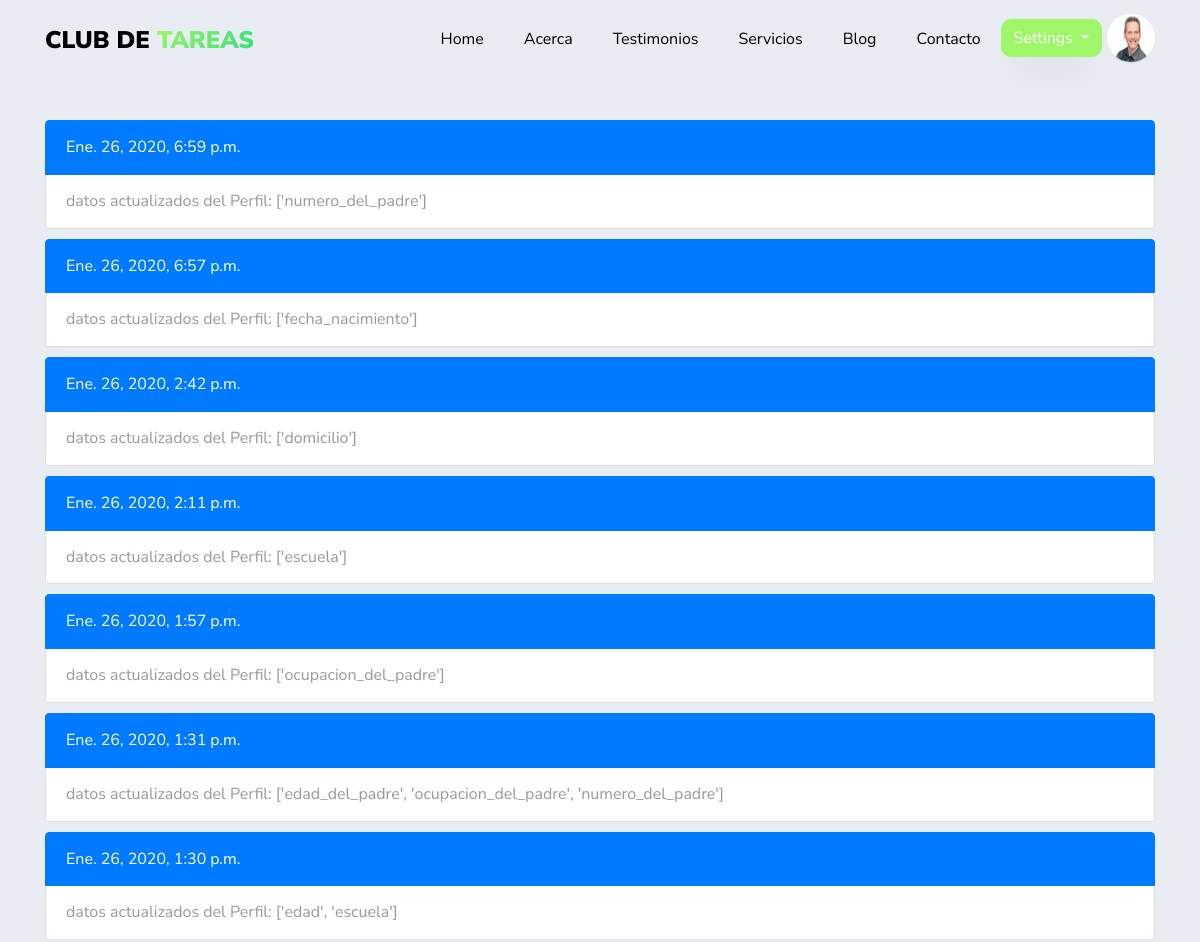
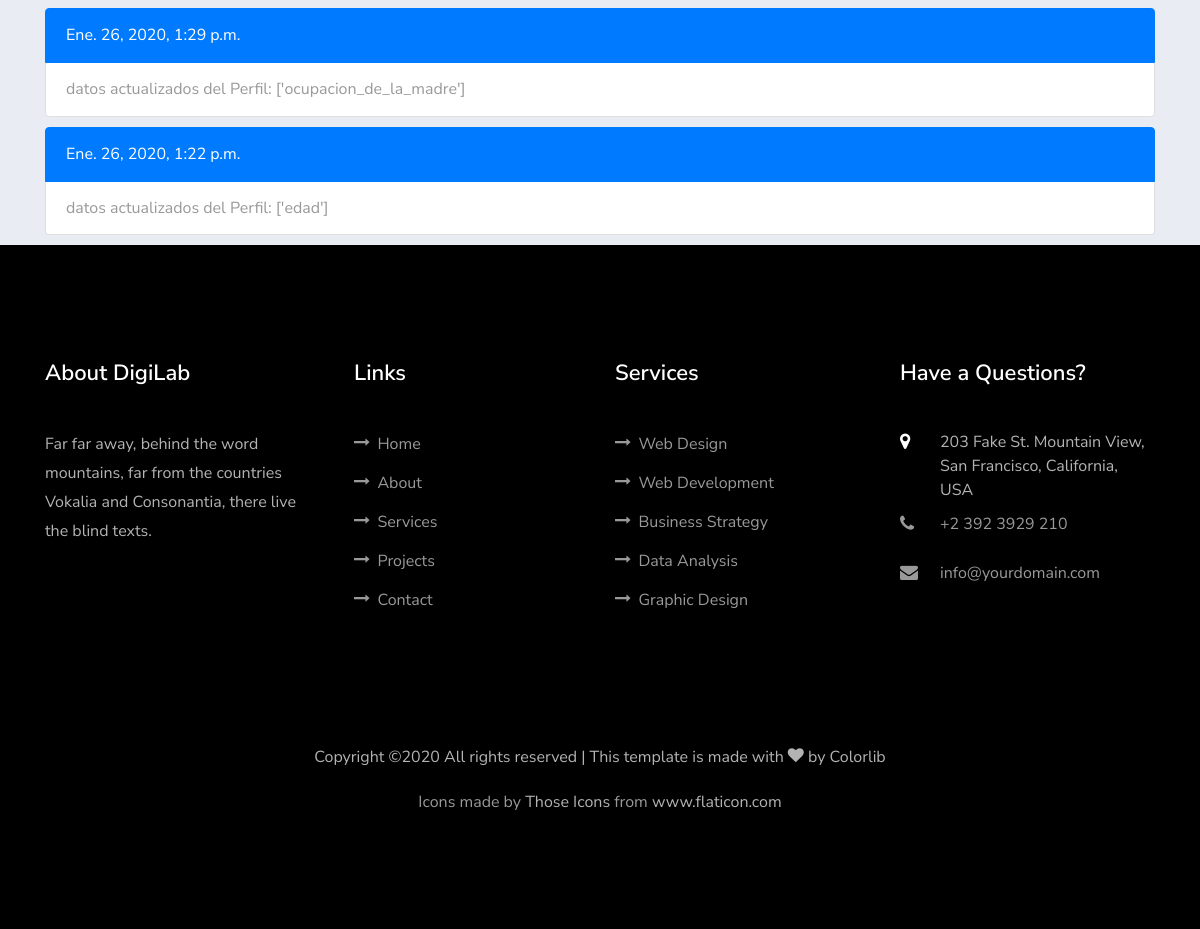
Screenshot of /historial/ (signed in) with the database file from the repository (2 pictures, top to bottom).
### usuario/models.py (models this page shows, shortened)
class Usuario(AbstractBaseUser):
    imagen       =  models.ImageField(default='default.jpg',upload_to='profile_pics')
    email        =  models.EmailField(max_length=60,unique=True)
    username     =  models.CharField(max_length=30,unique=True)
    nombre       =  models.CharField(max_length=100)
    apellido     =  models.CharField(max_length=100)
    edad         =  models.IntegerField(blank=True, null=True)
    padecimientos = models.TextField(verbose_name="Alergias o padecimientos",blank=True,null=True)
    asistencia = models.CharField(verbose_name="Días de asistencia",max_length=100,blank=True,null=True)
    enfoque = models.CharField(verbose_name="Area en la que guste que se enfocará la atención",max_length=100,blank=True, null=True)
    nombre_de_la_madre =  models.CharField(verbose_name="Nombre de la Madre",max_length=100,blank=True, null=True)
    edad_de_la_madre =  models.IntegerField(verbose_name="Edad",blank=True, null=True)
    ocupacion_de_la_madre = models.CharField(verbose_name="Ocupación",max_length=100,blank=True,null=True)
    numero_de_la_madre   =  models.IntegerField(verbose_name="Número de contacto",blank=True,null=True)
    nombre_del_padre =  models.CharField(verbose_name="Nombre del Padre",max_length=100,blank=True, null=True)
    edad_del_padre =  models.IntegerField(verbose_name="Edad",blank=True, null=True)
    ocupacion_del_padre = models.CharField(verbose_name="Ocupación",max_length=100,blank=True, null=True)
    numero_del_padre    =  models.IntegerField(verbose_name="Número de contacto",blank=True,null=True)
    fecha_nacimiento = models.DateField(verbose_name="Fecha de nacimiento",blank=True, null=True)
    escuela      =  models.CharField(verbose_name="Nombre de la escuela",max_length=60,blank=True, null=True)
    domicilio    =  models.CharField(verbose_name="Domicilio",max_length=150,blank=True, null=True)
    NIVEL_STATUS = (
         ('k','Kinder'),
         ('p','Primaria'),
         ('s','Secundaria'),
         ('b','bachillerato'),
         ('u','universidad'))
    nivel_academico = models.CharField(max_length=1,choices=NIVEL_STATUS,blank=True,verbose_name='Nivel académico del alumno')
    date_joined  =  models.DateTimeField(verbose_name="Fecha de ingreso",auto_now_add=True)
    last_login   =  models.DateTimeField(verbose_name="Ultima fecha de Sesión",auto_now=True)
    is_admin     =  models.BooleanField(verbose_name="¿Es Administrador?",default=False)
    is_active    =  models.BooleanField(verbose_name="¿Esta Acivo?",default=True)
    is_staff     =  models.BooleanField(verbose_name="¿Es parte del Staff?",default=False)
    is_superuser =  models.BooleanField(verbose_name="¿Es Super Usuario?",default=False)
    USERNAME_FIELD  = "username"
    REQUIRED_FIELDS = ["nombre","apellido"]
    objects = MyUsuarioManager()

### app/models.py (models this page shows)
class EventUser(models.Model):
      mensaje = models.CharField(max_length=200)
      usuario = models.ForeignKey(settings.AUTH_USER_MODEL,related_name="historial",on_delete=models.CASCADE,null=True)
      fecha = models.DateTimeField(auto_now_add=True,null=True)
      class Meta:
          verbose_name_plural= "Actividad de los Usuarios"

### app/views.py (the view)
# urls.py: path('historial/',views.historial,name='historial'),
@login_required
def historial(request):
    notificaciones = request.user.historial.all().order_by('-fecha')
    context = {
    'notificaciones': notificaciones
    }
    return render(request,'app/historial.html',context)

### app/templates/app/historial.html (shortened to what this page needs)
{% extends 'app/base.html' %}
{% load static %}
{% block content %}
<section>
  <div class="container">
    <div class="row"  style="margin-top:120px">
        <div class="col-md-12 ftco-animate">
          {% if notificaciones %}
              {% for notifiacion in notificaciones %}
              <ul class="list-group" style="padding-bottom: 10px">
                    <li class="list-group-item active">{{notifiacion.fecha }}</li>
                    <li class="list-group-item">{{ notifiacion.mensaje}}</li>
              </ul>
              {% endfor %}
          {% else %}
          <ul class="list-group" style="padding-bottom: 50px">
                <li class="list-group-item active">Los campos de Perfil no han sido actualizados</li>
          </ul>
          {% endif%}
        </div>
        </div>
    </div>
</section>
{% endblock content%}

### app/templates/app/base.html (shortened to what this page needs)
{% load static %}
<!DOCTYPE html>
<html lang="en">
  <head>
    <link rel="stylesheet" href="https://stackpath.bootstrapcdn.com/font-awesome/4.7.0/css/font-awesome.min.css">
    <link rel="stylesheet" href="{% static 'app/css/open-iconic-bootstrap.min.css'%}">
    <link rel="stylesheet" href="{% static 'app/css/animate.css'%}">
    <link rel="stylesheet" href="{% static 'app/css/search.css'%}">
    <link rel="stylesheet" href="{% static 'app/css/owl.carousel.min.css'%}">
    <link rel="stylesheet" href="{% static 'app/css/owl.theme.default.min.css'%}">
    <link rel="stylesheet" href="{% static 'app/css/magnific-popup.css'%}">
    <link rel="stylesheet" href="{% static 'app/css/aos.css'%}">
    <link rel="stylesheet" href="{% static 'app/css/ionicons.min.css'%}">
    <link rel="stylesheet" href="{% static 'app/css/flaticon.css' %}">
    <link rel="stylesheet" href="{% static 'app/css/icomoon.css' %}">
    <link rel="stylesheet" href="{% static 'app/css/style.css' %}">
    <link rel="stylesheet" href="{% static 'app/css/fix.css' %}">
  </head>
  <body  data-target=".site-navbar-target" data-offset="300">
  <nav class="navbar navbar-expand-lg navbar-dark ftco_navbar bg-dark ftco-navbar-light site-navbar-target" id="ftco-navbar">
	    <div class="container">
	      <a class="navbar-brand" href="index.html">Club de <span>Tareas</span></a>
	      <div class="collapse navbar-collapse" id="ftco-nav">
	        <ul class="navbar-nav nav ml-auto">
	          <li class="nav-item"><a href="{% url 'blog:home' %}" class="nav-link"><span>Home</span></a></li>
	          <li class="nav-item"><a href="{% url 'blog:about' %}"  class="nav-link"><span>Acerca</span></a></li>
	          <li class="nav-item"><a href="{% url 'blog:testimony' %}"  class="nav-link"><span>Testimonios</span></a></li>
	          <li class="nav-item"><a href="{% url 'app:services' %}" class="nav-link"><span>Servicios</span></a></li>
            <li class="nav-item"><a href="{% url 'blog:blog' %}" class="nav-link"><span>Blog</span></a></li>
          </ul>
          <ul class="nav navbar-nav navbar-right">
            <li class="nav-item"><a href="{% url 'blog:contact' %}" class="nav-link"><span>Contacto</span></a></li>
            {% if request.user.is_authenticated %}
            <div class="dropdown" style="padding-top:5px;padding-right:5px">
                    <a style="border-radius: 10px 10px 10px 10px !important;
                             -moz-border-radius: 10px 10px 10px 10px;
                             -webkit-border-radius: 10px 10px 10px 10px;"
                      class="btn btn-secondary dropdown-toggle" href="#" role="button" id="dropdownMenuLink" data-toggle="dropdown" aria-haspopup="true" aria-expanded="false">
                      Settings
                    </a>
              </div>
              <li>
                <div class="inset">
                  <img src="{{ request.user.imagen.url }}">
                </div>
              </li>
            {% else %}
              <li class="nav-item"><a href="{% url 'app:login' %}"  class="nav-link"><span>Login</span></a></li>
            </ul>
          {% endif %}
	      </div>
	    </div>
	  </nav>
    {% block content %}{% endblock %}
    <footer class="ftco-footer ftco-section">
      <div class="container">
        <div class="row mb-5">
          <div class="col-md">
            <div class="ftco-footer-widget mb-4">
              <h2 class="ftco-heading-2">About DigiLab</h2>
              <p>Far far away, behind the word mountains, far from the countries Vokalia and Consonantia, there live the blind texts.</p>
              <ul class="ftco-footer-social list-unstyled float-md-left float-lft mt-5">
              </ul>
            </div>
          </div>
          <div class="col-md">
            <div class="ftco-footer-widget mb-4 ml-md-4">
              <h2 class="ftco-heading-2">Links</h2>
              <ul class="list-unstyled">
                <li><a href="#"><span class="icon-long-arrow-right mr-2"></span>Home</a></li>
                <li><a href="#"><span class="icon-long-arrow-right mr-2"></span>About</a></li>
                <li><a href="#"><span class="icon-long-arrow-right mr-2"></span>Services</a></li>
                <li><a href="#"><span class="icon-long-arrow-right mr-2"></span>Projects</a></li>
                <li><a href="#"><span class="icon-long-arrow-right mr-2"></span>Contact</a></li>
              </ul>
            </div>
          </div>
          <div class="col-md">
             <div class="ftco-footer-widget mb-4">
              <h2 class="ftco-heading-2">Services</h2>
              <ul class="list-unstyled">
                <li><a href="#"><span class="icon-long-arrow-right mr-2"></span>Web Design</a></li>
                <li><a href="#"><span class="icon-long-arrow-right mr-2"></span>Web Development</a></li>
                <li><a href="#"><span class="icon-long-arrow-right mr-2"></span>Business Strategy</a></li>
                <li><a href="#"><span class="icon-long-arrow-right mr-2"></span>Data Analysis</a></li>
                <li><a href="#"><span class="icon-long-arrow-right mr-2"></span>Graphic Design</a></li>
              </ul>
            </div>
          </div>
          <div class="col-md">
            <div class="ftco-footer-widget mb-4">
            	<h2 class="ftco-heading-2">Have a Questions?</h2>
            	<div class="block-23 mb-3">
	              <ul>
	                <li><span class="icon icon-map-marker"></span><span class="text">203 Fake St. Mountain View, San Francisco, California, USA</span></li>
	                <li><a href="#"><span class="icon icon-phone"></span><span class="text">+2 392 3929 210</span></a></li>
	                <li><a href="#"><span class="icon icon-envelope"></span><span class="text">info@yourdomain.com</span></a></li>
	              </ul>
	            </div>
            </div>
          </div>
        </div>
        <div class="row">
          <div class="col-md-12 text-center">
            <p>
  Copyright &copy;<script>document.write(new Date().getFullYear());</script> All rights reserved | This template is made with <i class="icon-heart color-danger" aria-hidden="true"></i> by <a href="https://colorlib.com" target="_blank">Colorlib</a>
  </p>
        Icons made by <a href="https://www.flaticon.com/authors/those-icons" title="Those Icons">Those Icons</a> from <a href="https://www.flaticon.com/" title="Flaticon"> www.flaticon.com</a>
          </div>
        </div>
      </div>
    </footer>
  </body>
</html>

### app/static/app/css/icomoon.css (style rules this page uses)
[class^="icon-"], [class*=" icon-"] { font-family: 'icomoon' !important; speak: none; font-style: normal; font-weight: normal; font-variant: normal; text-transform: none; line-height: 1; -webkit-font-smoothing: antialiased; -moz-osx-font-smoothing: grayscale; }
.icon-heart:before { content: "\f004"; }
.icon-map-marker:before { content: "\f041"; }
.icon-phone:before { content: "\f095"; }
.icon-envelope:before { content: "\f0e0"; }
.icon-long-arrow-right:before { content: "\f178"; }

### app/static/app/css/fix.css (style rules this page uses)
body { background:#e9ecf3; }
.inset { width: 48px; height: 48px; border-radius: 50%; box-shadow: inset 0 0 0 2px rgba(255,255,255,0.6), 0 1px 1px rgba(0,0,0,0.1); background-color: transparent !important; z-index: 999; }
.inset img { border-radius: inherit; width: inherit; height: inherit; display: block; position: relative; z-index: 998; }

### rows the page displays
Usuario: user.imagen (picture)
EventUser: fecha "Ene. 26, 2020, 6:59 p.m.", mensaje "datos actualizados del Perfil: ['numero_del_padre']"
EventUser: fecha "Ene. 26, 2020, 6:57 p.m.", mensaje "datos actualizados del Perfil: ['fecha_nacimiento']"
EventUser: fecha "Ene. 26, 2020, 2:42 p.m.", mensaje "datos actualizados del Perfil: ['domicilio']"
EventUser: fecha "Ene. 26, 2020, 2:11 p.m.", mensaje "datos actualizados del Perfil: ['escuela']"
EventUser: fecha "Ene. 26, 2020, 1:57 p.m.", mensaje "datos actualizados del Perfil: ['ocupacion_del_padre']"
EventUser: fecha "Ene. 26, 2020, 1:31 p.m.", mensaje "datos actualizados del Perfil: ['edad_del_padre', 'ocupacion_del_padre', 'numero_del_padre']"
EventUser: fecha "Ene. 26, 2020, 1:30 p.m.", mensaje "datos actualizados del Perfil: ['edad', 'escuela']"
EventUser: fecha "Ene. 26, 2020, 1:29 p.m.", mensaje "datos actualizados del Perfil: ['ocupacion_de_la_madre']"
EventUser: fecha "Ene. 26, 2020, 1:22 p.m.", mensaje "datos actualizados del Perfil: ['edad']"
